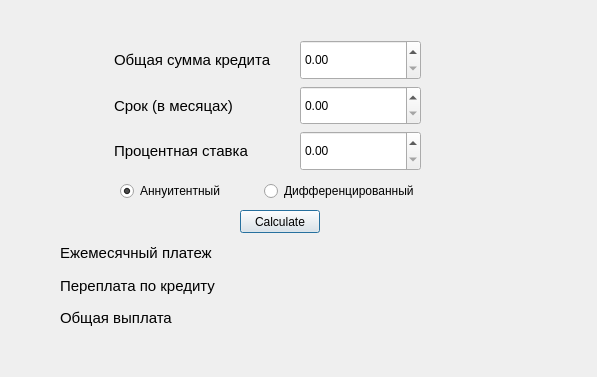
<?xml version="1.0" encoding="UTF-8"?>
<ui version="4.0">
 <class>creditCalculator</class>
 <widget class="QDialog" name="creditCalculator">
  <property name="geometry">
   <rect>
    <x>0</x>
    <y>0</y>
    <width>597</width>
    <height>377</height>
   </rect>
  </property>
  <property name="windowTitle">
   <string>Кредитный калькулятор</string>
  </property>
  <widget class="QPushButton" name="pushButton">
   <property name="geometry">
    <rect>
     <x>240</x>
     <y>210</y>
     <width>80</width>
     <height>23</height>
    </rect>
   </property>
   <property name="text">
    <string>Calculate</string>
   </property>
  </widget>
  <widget class="QWidget" name="layoutWidget">
   <property name="geometry">
    <rect>
     <x>114</x>
     <y>40</y>
     <width>181</width>
     <height>131</height>
    </rect>
   </property>
   <layout class="QVBoxLayout" name="inputList">
    <item>
     <widget class="QLabel" name="label">
      <property name="font">
       <font>
        <pointsize>11</pointsize>
       </font>
      </property>
      <property name="text">
       <string>Общая сумма кредита</string>
      </property>
     </widget>
    </item>
    <item>
     <widget class="QLabel" name="label_3">
      <property name="font">
       <font>
        <pointsize>11</pointsize>
       </font>
      </property>
      <property name="text">
       <string>Срок (в месяцах)</string>
      </property>
     </widget>
    </item>
    <item>
     <widget class="QLabel" name="label_2">
      <property name="font">
       <font>
        <pointsize>11</pointsize>
       </font>
      </property>
      <property name="text">
       <string>Процентная ставка</string>
      </property>
     </widget>
    </item>
   </layout>
  </widget>
  <widget class="QWidget" name="layoutWidget">
   <property name="geometry">
    <rect>
     <x>300</x>
     <y>40</y>
     <width>121</width>
     <height>131</height>
    </rect>
   </property>
   <layout class="QVBoxLayout" name="inputDate">
    <item>
     <widget class="QDoubleSpinBox" name="creditSum">
      <property name="sizePolicy">
       <sizepolicy hsizetype="Minimum" vsizetype="Expanding">
        <horstretch>0</horstretch>
        <verstretch>0</verstretch>
       </sizepolicy>
      </property>
     </widget>
    </item>
    <item>
     <widget class="QDoubleSpinBox" name="term">
      <property name="sizePolicy">
       <sizepolicy hsizetype="Minimum" vsizetype="Expanding">
        <horstretch>0</horstretch>
        <verstretch>0</verstretch>
       </sizepolicy>
      </property>
     </widget>
    </item>
    <item>
     <widget class="QDoubleSpinBox" name="interestRate">
      <property name="sizePolicy">
       <sizepolicy hsizetype="Minimum" vsizetype="Expanding">
        <horstretch>0</horstretch>
        <verstretch>0</verstretch>
       </sizepolicy>
      </property>
     </widget>
    </item>
   </layout>
  </widget>
  <widget class="QWidget" name="layoutWidget">
   <property name="geometry">
    <rect>
     <x>60</x>
     <y>240</y>
     <width>191</width>
     <height>91</height>
    </rect>
   </property>
   <layout class="QVBoxLayout" name="outputList">
    <item>
     <widget class="QLabel" name="label_4">
      <property name="font">
       <font>
        <pointsize>11</pointsize>
       </font>
      </property>
      <property name="text">
       <string>Ежемесячный платеж</string>
      </property>
     </widget>
    </item>
    <item>
     <widget class="QLabel" name="label_5">
      <property name="font">
       <font>
        <pointsize>11</pointsize>
       </font>
      </property>
      <property name="text">
       <string>Переплата по кредиту</string>
      </property>
     </widget>
    </item>
    <item>
     <widget class="QLabel" name="label_6">
      <property name="font">
       <font>
        <pointsize>11</pointsize>
       </font>
      </property>
      <property name="text">
       <string>Общая выплата</string>
      </property>
     </widget>
    </item>
   </layout>
  </widget>
  <widget class="QWidget" name="layoutWidget">
   <property name="geometry">
    <rect>
     <x>250</x>
     <y>240</y>
     <width>301</width>
     <height>91</height>
    </rect>
   </property>
   <layout class="QVBoxLayout" name="outputDate">
    <item>
     <widget class="QLabel" name="monthlyPayment">
      <property name="text">
       <string/>
      </property>
     </widget>
    </item>
    <item>
     <widget class="QLabel" name="percentSum">
      <property name="text">
       <string/>
      </property>
     </widget>
    </item>
    <item>
     <widget class="QLabel" name="totalPayment">
      <property name="text">
       <string/>
      </property>
     </widget>
    </item>
   </layout>
  </widget>
  <widget class="QWidget" name="layoutWidget">
   <property name="geometry">
    <rect>
     <x>120</x>
     <y>180</y>
     <width>299</width>
     <height>23</height>
    </rect>
   </property>
   <layout class="QHBoxLayout" name="creditMode">
    <item>
     <widget class="QRadioButton" name="annuitet">
      <property name="enabled">
       <bool>true</bool>
      </property>
      <property name="acceptDrops">
       <bool>false</bool>
      </property>
      <property name="text">
       <string>Аннуитентный</string>
      </property>
      <property name="checked">
       <bool>true</bool>
      </property>
     </widget>
    </item>
    <item>
     <widget class="QRadioButton" name="diff">
      <property name="text">
       <string>Дифференцированный</string>
      </property>
     </widget>
    </item>
   </layout>
  </widget>
 </widget>
 <resources/>
 <connections/>
</ui>
